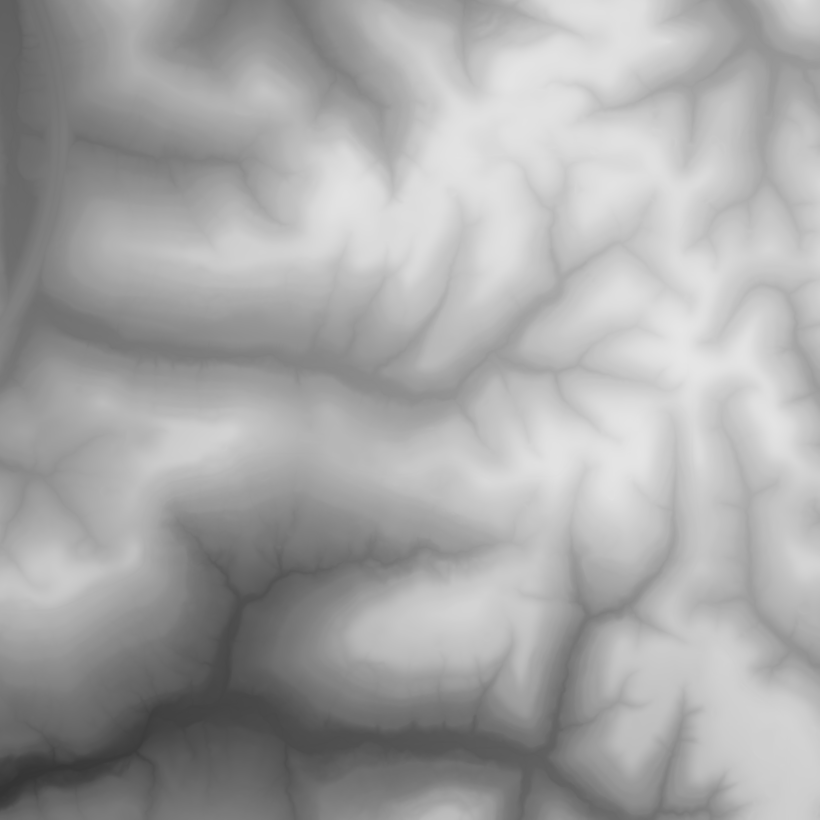
#> input picture input_erosion_safe.png, 4096 x 4096 px (shown at 1/5 size)
$ python Program.py
#> lines starting #> are read from the running program, lines starting #| are printed output that depends on the picture
#> further down, img is the input picture: shape (4096, 4096); min 51, max 230, mean 166.7
import cv2
import numpy as np
import math
import random

# 410 x 410 image to perform calculations. When finding spot, look for plot that is fairly flat. Looking for min and max fairly the same.
# Down sample.
# Don't check every spot. Spot check every so often to find areas for further search.
# 100x100 blocks and kill off places with bad standard deviations

# Fancy Algorithm Cost
# allow dirt to errode and fall into place until no errosion. Recursion.
# build a pyramid, randomly extract dirt from board.
# have an inverse strcuture somewhere else on the board to get dirt as you build pyramid.
# build in corner so you only have to deal with two sides to prevent erosion.

# down sample image
# look for roughly good solutions and look at specifics later
# hill climbing (sledding) - gradient descent

# serielization - turn object into linear bytes that can then be written to file

# Rings missing corners. "hey are you within one of the other guys?"
# Build up from base of pyramid
# Recursion erosion simulator is the coolest.

# pixels_to_lower=ter>top
# ter[pixels_to_lower]=top[pixels_to_lower]

# Use DFS for cool recursion erosion simulator

# cost=(originalTer-curTer).abs().sum()
# ter.sum()==cur.sum()

# 625 acorns per trunk of dirt that is taken off world or transported to the world.

# build plot
# pick pixel and radiate straight out

'''
 |||
  _
:| |:
  -
 |||

'''

DEBUG=True

def show(img,title="image",wait=True):
    d=max(img.shape[:2])
    if d>1000:
        step=int(math.ceil(d/1000))
        img=img[::step,::step]
    if not DEBUG:
        return
    if np.all(0<=img) and np.all(img<256):
        cv2.imshow(title,np.uint8(img))
    else:
        cv2.imshow(title,normalize(img))
    if wait:
        cv2.waitKey(0)
        cv2.destroyAllWindows()
    else:
        cv2.waitKey(1)

def normalize(img):
    img_copy=img*1.0
    img_copy-=np.min(img_copy)
    img_copy/=np.max(img_copy)
    img_copy*=255.9999
    return np.uint8(img_copy)

def showPatch(img,x,y):
    nimg=cv2.cvtColor(img,cv2.COLOR_GRAY2BGR)
    nimg[y:y+400,x:x+400,2]=255
    show(nimg)

def makePatch(img,x,y):
    patch=1*img[y:y+400,x:x+400]
    print(np.std(patch))
    showPatch(img,x,y)
    patch[:,:]=int(np.average(patch))
    final=np.sum(patch)
    original=np.sum(img[y:y+400,x:x+400])
    cost=2*(original-final)
    print(cost)
    print("---")

def flattenArea(img,x,y):
#> called with x = 3681, y = 3556
    nimg=1*img

    patch=nimg[y:y+400,x:x+400]
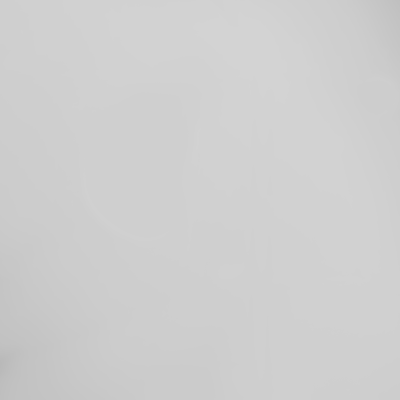
#> patch: shape (400, 400); min 185, max 211, mean 206.3
    patch[:,:]=int(np.average(patch))
#> patch: shape (400, 400); every value is 206
    nimg[y:y+400,x:x+400]=int(np.average(patch))
    final=np.sum(patch)
#> final = 32960000
    original=np.sum(img[y:y+400,x:x+400])
#> original = 33014716
    cost=2*(original-final)
#> cost = 109432
    print(cost)
#| 109432.0
    dugPixels=original-final
#> dugPixels = 54716

    print(dugPixels)
#| 54716

    cimg=cv2.cvtColor(nimg,cv2.COLOR_GRAY2BGR)
    cimg[y:y+400,x:x+400,2]=255

    count=0
    while count<dugPixels:
        rx=random.randrange(2,4095)
        ry=random.randrange(2,4095)
        randPixel=nimg[ry,rx]

        if (rx>x and x<rx+400) or (ry>y and y<ry+400):
            pass
        elif randPixel==nimg[ry,rx-1]==nimg[ry-1,rx]==nimg[ry+1,rx]==nimg[ry,rx+1]:
            nimg[ry,rx]+=1
            cimg[ry,rx]+=1
            cimg[ry,rx,1]=255
            count+=1
#> this loop made 107391 passes
#> (rx, ry, randPixel) on passes 1 to 12: (3460, 1579, 221), (3106, 3648, 189), (1724, 167, 149), (1062, 3956, 108), (2096, 1992, 144), (1660, 3763, 82), (3212, 3401, 196), (1244, 3966, 110), (1954, 1468, 193), (2391, 3654, 101), (3721, 896, 187), (2069, 572, 185)
#> after the loop, count = 54716

    print(np.sum(img)-np.sum(nimg))
#| 0
    return cimg


img=cv2.imread("input_erosion_safe.png",0)

# makePatch(img,2176,2900) # 9.170559336623008 | 180406.0 Accorns
# makePatch(img,3681,3556) # 3.4071271768713007 | 109432.0 Accorns
# makePatch(img,2475,441) # 4.04746946366936 | 310482.0 Accorns

show(flattenArea(img,3681,3556))
#> in show, `d=max(img.shape[:2])`: d = 4096
#> in show, `step=int(math.ceil(d/1000))`: step = 5
#> in show, `img=img[::step,::step]`:
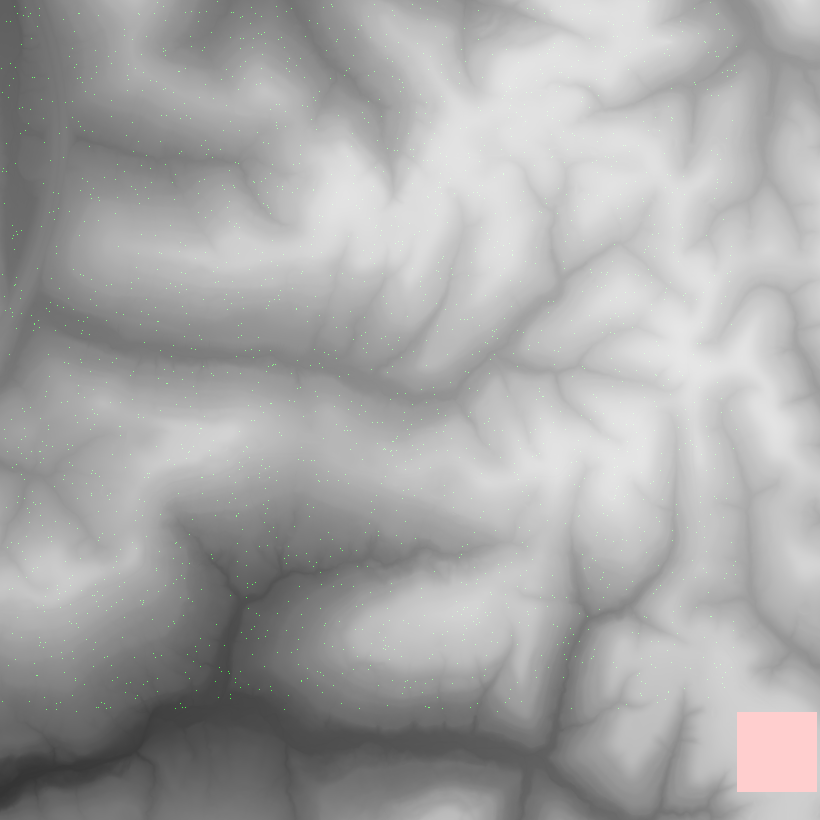
#> img: shape (820, 820, 3); mean of channels 0, 1, 2 166.6, 166.9, 167.1; drawn as B, G, R

cv2.imwrite("out.png",flattenArea(img,3681,3556))
#| 109432.0
#| 54716
#> the loop in flattenArea (call 2), `while count<dugPixels:` made 107990 passes
#> (rx, ry, randPixel) on passes 1 to 12: (3233, 2912, 148), (154, 2208, 158), (379, 2285, 157), (1314, 3276, 101), (595, 1049, 164), (3529, 1159, 191), (285, 163, 122), (1444, 2964, 102), (2618, 2698, 185), (3507, 1586, 224), (3460, 2334, 207), (3309, 3157, 177)
#| 0


# [24 lines of commented-out code are left out]
